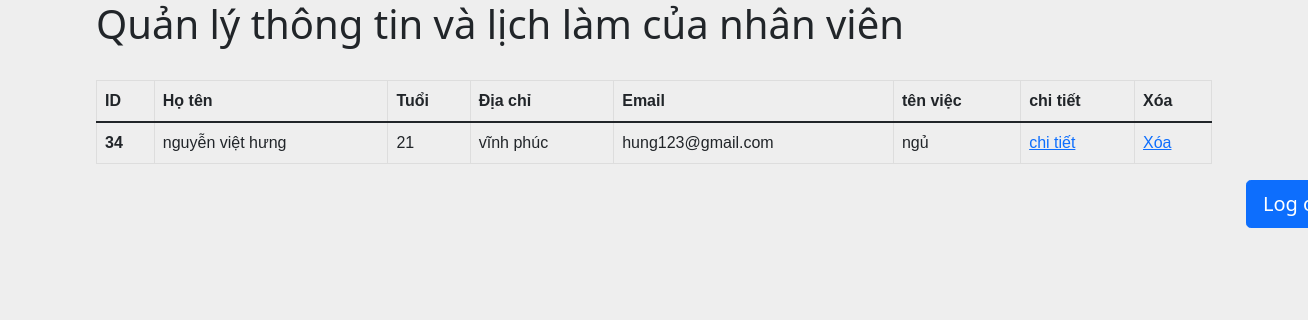
The app's page /quanly.php (signed in) with its own data.
### tables this page shows
CREATE TABLE `kehoach` (
  `idkh` int(2) NOT NULL,
  `idus` int(11) NOT NULL,
  `ten` varchar(100) DEFAULT NULL,
  `noi dung` varchar(500) NOT NULL DEFAULT 'tạm thời chưa có',
  `ngay tao` datetime DEFAULT NULL,
  `han hoan thanh` datetime DEFAULT NULL,
  `tg con lai` time DEFAULT NULL
);

CREATE TABLE `user` (
  `iduser` int(11) NOT NULL,
  `ho ten` varchar(100) DEFAULT NULL,
  `dia chi` varchar(150) DEFAULT NULL,
  `tuoi` int(3) DEFAULT NULL,
  `email` varchar(50) DEFAULT NULL,
  `loai` int(2) DEFAULT NULL,
  `taikhoan` varchar(100) DEFAULT NULL,
  `matkhau` varchar(30) DEFAULT NULL
);

### src/quanly.php (the view, shortened to what this page needs)
<!doctype html>
<html lang="en">
<head>
    <link href="https://cdn.jsdelivr.net/npm/bootstrap@5.1.3/dist/css/bootstrap.min.css" rel="stylesheet"
>
</head>
<section class="vh-100" style="background-color: #eee;">
    <div class="container">
    <h1>Quản lý thông tin và lịch làm của nhân viên</h1>
        <table class=" table">
            <thead>
                <tr>
                    <th scope="col">ID</th>
                    <th scope="col">Họ tên</th>
                    <th scope="col">Tuổi</th>
                    <th scope="col">Địa chỉ</th>
                    <th scope="col">Email</th>
                    <th scope="col">tên việc</th>
                    <th scope="col">chi tiết</th>
                    <th scope="col">Xóa</th>
                </tr>
            <tbody>
            <?php
            include '../connect/constants.php';
            $sql = "SELECT iduser,`ho ten`,tuoi,`dia chi`,email,ten FROM user,kehoach WhERE user.iduser = kehoach.idus AND loai = 2 ";
            $result = mysqli_query($conn, $sql);
            if (mysqli_num_rows($result)>0) {
              while ($row = mysqli_fetch_assoc($result)) {
                echo '<tr>';
                echo '<th scope="row">'.$row['iduser'].'</th>';
                echo '<td>'.$row["ho ten"].'</td>';
                echo '<td>'.$row["tuoi"].'</td>';
                echo '<td>'.$row["dia chi"].'</td>';
                echo '<td>'.$row["email"].'</td>';
                echo '<td>'.$row["ten"].'</td>';
                echo '<td><a href="sua.php?id='.$row["iduser"].'" ><i class="bi bi-emoji-heart-eyes"></i>chi tiết</a></td>';
                echo '<td><a href="process_xoa.php?id='.$row["iduser"].'" ><i class="bi bi-emoji-heart-eyes"></i>Xóa</a></td>';
                echo'</tr>';
            }
            } else {
              echo "0 results";
            }
            ?>
            </tbody>
        </table>
        <a href="logout.php" class="btn btn-primary btn-lg " style=" position: relative;left: 1150px;" >
          <span class="glyphicon glyphicon-log-out"></span> Log out
        </a>
    </div>
</section>
</body>
</html>

### src/quanly.php (style rules this page uses)
table { font-family: arial, sans-serif; border-collapse: collapse; width: 100%; }
td, th { border: 1px solid #dddddd; text-align: left; padding: 8px; }

### records on screen
kehoach: idus.iduser "34", idus "nguyễn việt hưng", idus.tuoi "21", idus "vĩnh phúc", idus.email "hung123@gmail.com", ten "ngủ"
